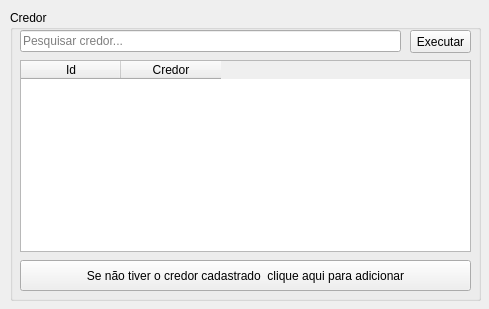
<?xml version="1.0" encoding="UTF-8"?>
<ui version="4.0">
 <class>MainWindow</class>
 <widget class="QMainWindow" name="MainWindow">
  <property name="geometry">
   <rect>
    <x>0</x>
    <y>0</y>
    <width>489</width>
    <height>309</height>
   </rect>
  </property>
  <property name="windowTitle">
   <string>Credores</string>
  </property>
  <widget class="QWidget" name="centralwidget">
   <widget class="QGroupBox" name="groupBox">
    <property name="geometry">
     <rect>
      <x>10</x>
      <y>10</y>
      <width>471</width>
      <height>291</height>
     </rect>
    </property>
    <property name="title">
     <string>Credor</string>
    </property>
    <widget class="QLineEdit" name="txtPesquisar">
     <property name="geometry">
      <rect>
       <x>10</x>
       <y>20</y>
       <width>381</width>
       <height>22</height>
      </rect>
     </property>
     <property name="placeholderText">
      <string>Pesquisar credor...</string>
     </property>
    </widget>
    <widget class="QTableWidget" name="dgvDadosCredor">
     <property name="geometry">
      <rect>
       <x>10</x>
       <y>50</y>
       <width>451</width>
       <height>192</height>
      </rect>
     </property>
     <property name="alternatingRowColors">
      <bool>true</bool>
     </property>
     <property name="selectionMode">
      <enum>QAbstractItemView::SingleSelection</enum>
     </property>
     <property name="selectionBehavior">
      <enum>QAbstractItemView::SelectRows</enum>
     </property>
     <column>
      <property name="text">
       <string>Id</string>
      </property>
     </column>
     <column>
      <property name="text">
       <string>Credor</string>
      </property>
     </column>
    </widget>
    <widget class="QPushButton" name="btnExecutar">
     <property name="geometry">
      <rect>
       <x>400</x>
       <y>20</y>
       <width>61</width>
       <height>23</height>
      </rect>
     </property>
     <property name="text">
      <string>Executar</string>
     </property>
    </widget>
    <widget class="QPushButton" name="btnCadCredor">
     <property name="geometry">
      <rect>
       <x>10</x>
       <y>250</y>
       <width>451</width>
       <height>31</height>
      </rect>
     </property>
     <property name="text">
      <string>Se não tiver o credor cadastrado  clique aqui para adicionar</string>
     </property>
    </widget>
   </widget>
  </widget>
 </widget>
 <resources/>
 <connections/>
</ui>
